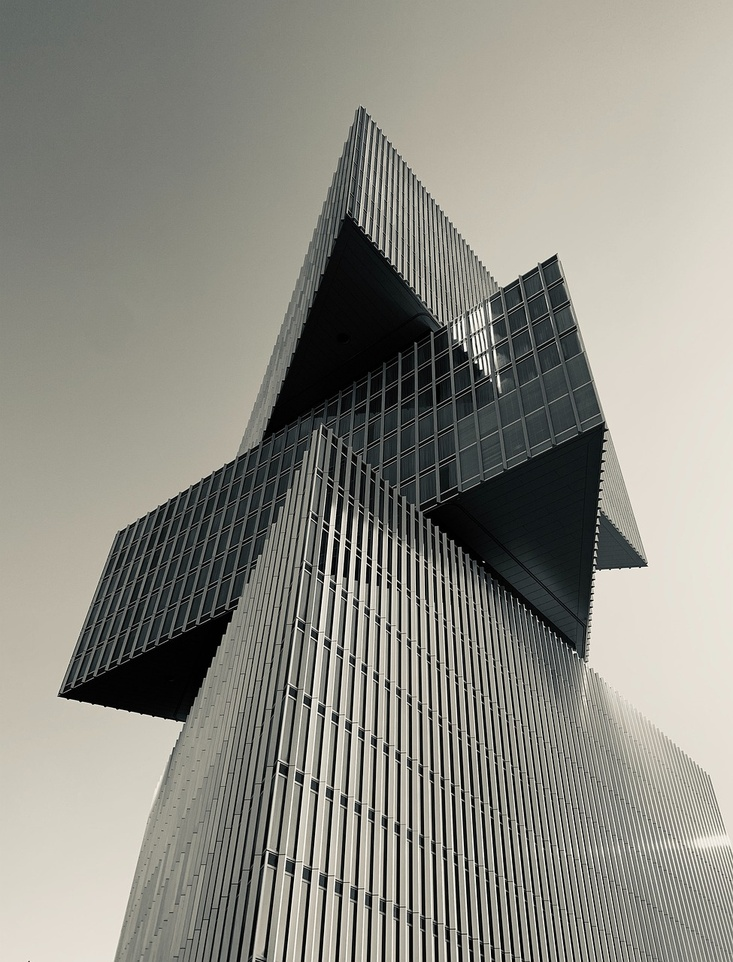
#> input picture bina.jpg, 733 x 962 px, shrunk from 975 x 1280 before the run
$ python edge-detection.py
#> lines starting #> are read from the running program, lines starting #| are printed output that depends on the picture
import numpy as np
from PIL import Image
import matplotlib.pyplot as plt

def prewitt_edge_detection(img_array):
    Gx = np.array([[-1, 0, 1],
                   [-1, 0, 1],
                   [-1, 0, 1]])

    Gy = np.array([[-1, -1, -1],
                   [0, 0, 0],
                   [1, 1, 1]])

    height, width = img_array.shape
#> height = 962; width = 733
    edges = np.zeros((height, width), dtype=np.float32)

    for y in range(1, height-1):
        for x in range(1, width-1):
            region = img_array[y-1:y+2, x-1:x+2]
            gx = np.sum(Gx * region)
            gy = np.sum(Gy * region)
            edges[y, x] = np.sqrt(gx**2 + gy**2)
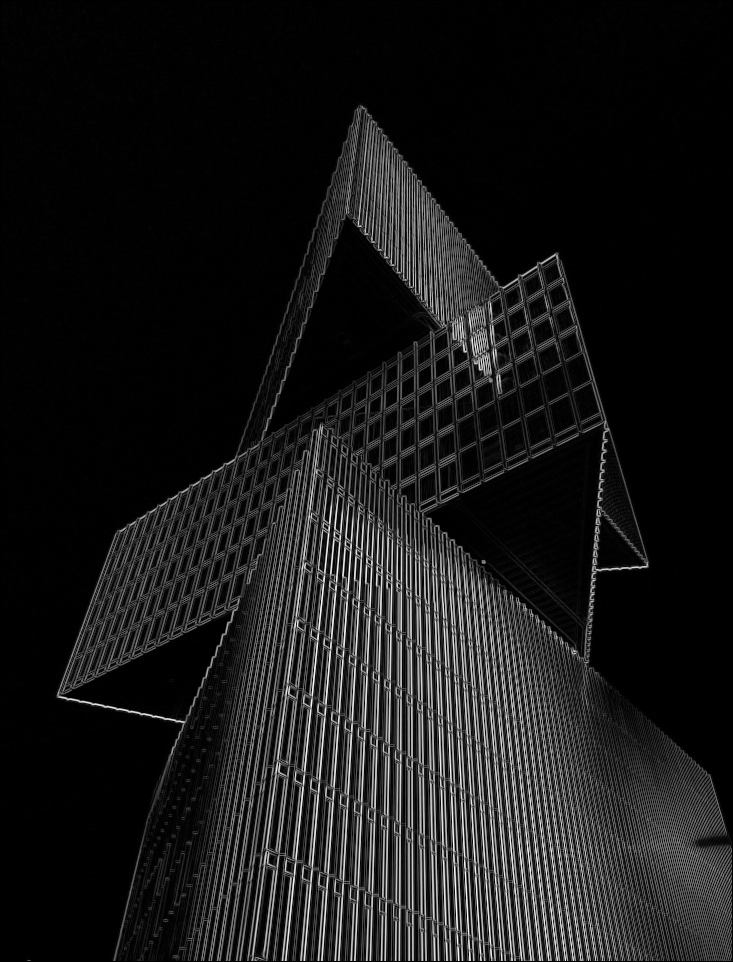
#> edges: shape (962, 733) float32; min 0, max 762.2, mean 76.2; drawn with min black and max white

    return edges

def roberts_edge_detection(img_array):
    Gx = np.array([[1, 0],
                   [0, -1]])

    Gy = np.array([[0, 1],
                   [-1, 0]])

    height, width = img_array.shape
#> height = 962; width = 733
    edges = np.zeros((height, width), dtype=np.float32)

    for y in range(height-1):
        for x in range(width-1):
            region = img_array[y:y+2, x:x+2]
            gx = np.sum(Gx * region)
            gy = np.sum(Gy * region)
            edges[y, x] = np.sqrt(gx**2 + gy**2)
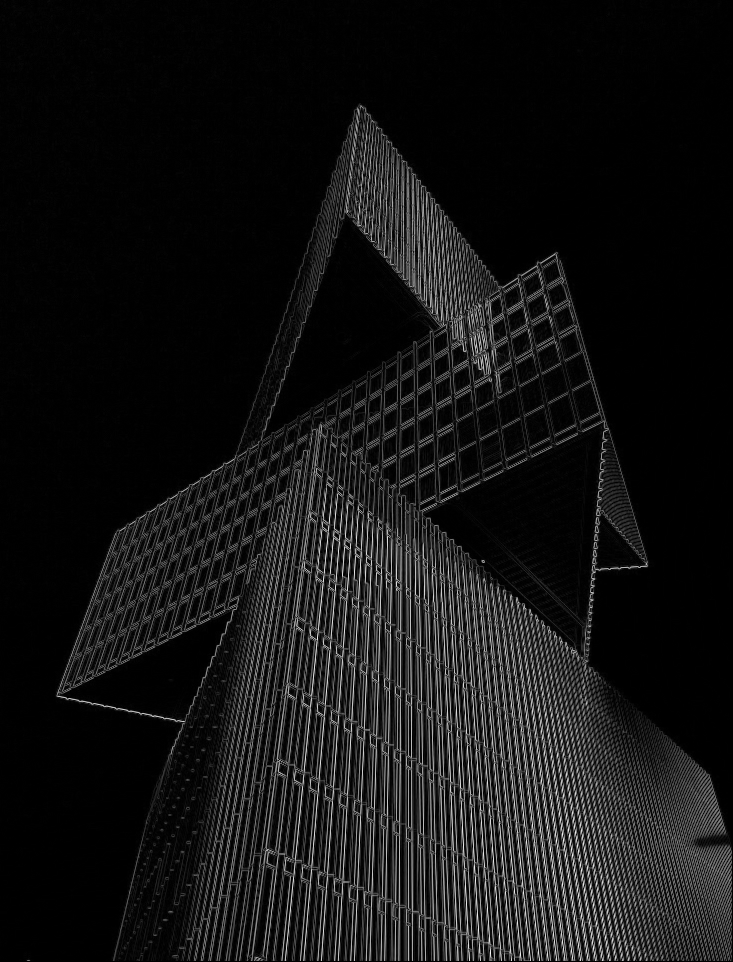
#> edges: shape (962, 733) float32; min 0, max 333, mean 26.8; drawn with min black and max white

    return edges

def main():
    image = Image.open('bina.jpg').convert('L')
    img_array = np.array(image)

    prewitt_edges = prewitt_edge_detection(img_array)
    roberts_edges = roberts_edge_detection(img_array)

    prewitt_image = Image.fromarray(np.clip(prewitt_edges, 0, 255).astype('uint8'))
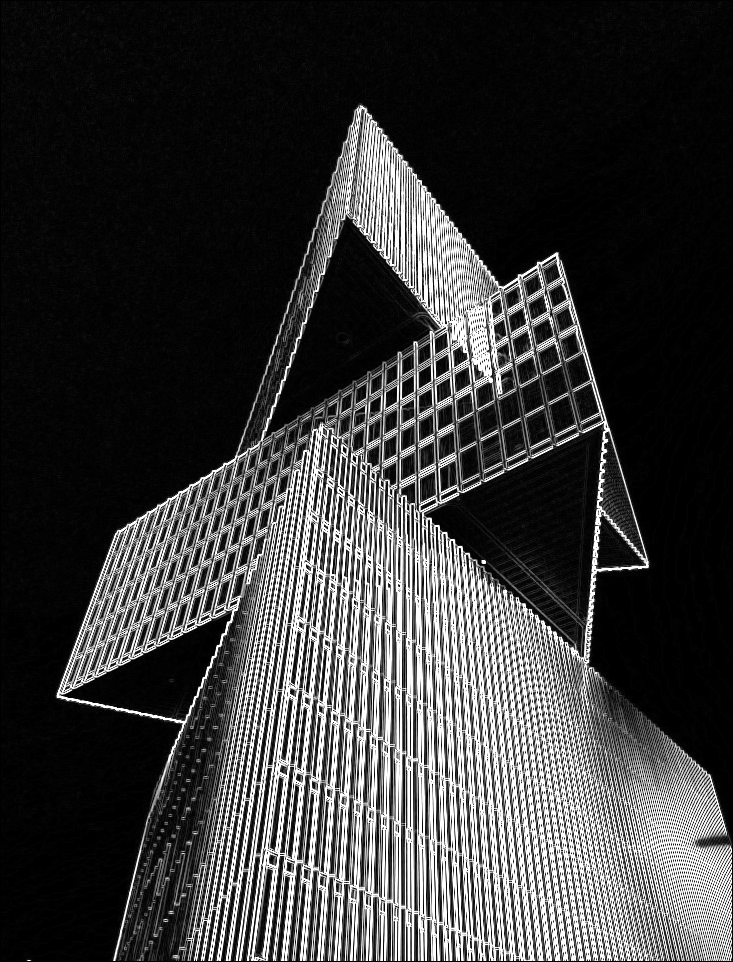
#> prewitt_image: PIL image 733x962 L; min 0, max 255, mean 59.6
    roberts_image = Image.fromarray(np.clip(roberts_edges, 0, 255).astype('uint8'))
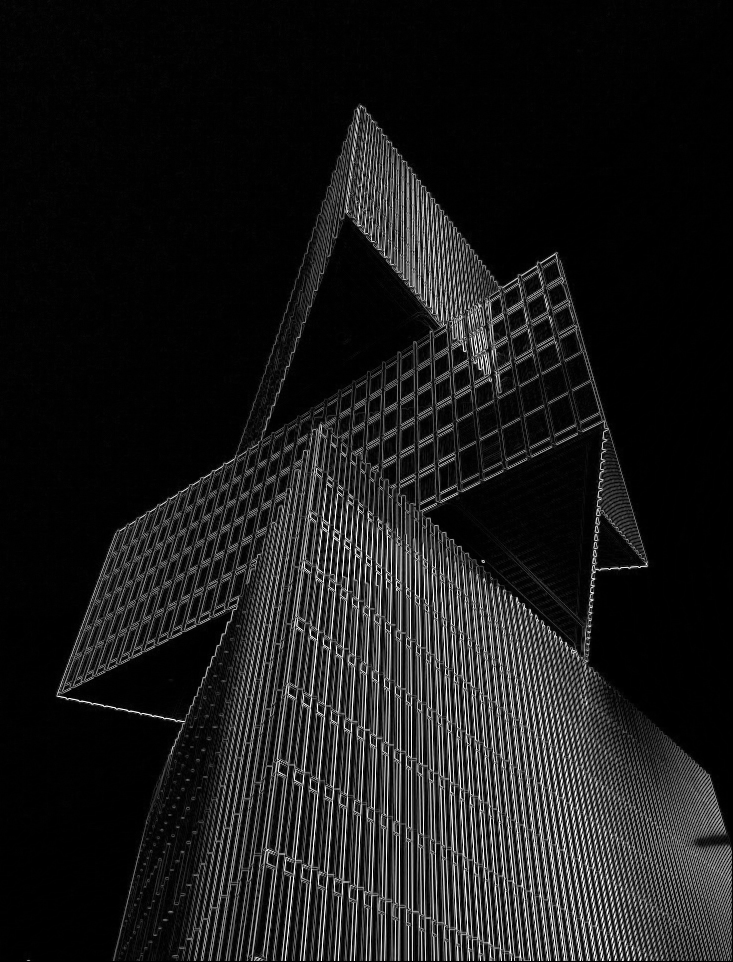
#> roberts_image: PIL image 733x962 L; min 0, max 255, mean 26.5

    _, axs = plt.subplots(1, 3, figsize=(15, 5))

    axs[0].imshow(image, cmap='gray')
    axs[0].set_title('Original')
    axs[0].axis('off')

    axs[1].imshow(prewitt_image, cmap='gray')
    axs[1].set_title('Prewitt Kenar Belirleme')
    axs[1].axis('off')

    axs[2].imshow(roberts_image, cmap='gray')
    axs[2].set_title('Roberts Kenar Belirleme')
    axs[2].axis('off')

    plt.show()

if __name__ == '__main__':
    main()
